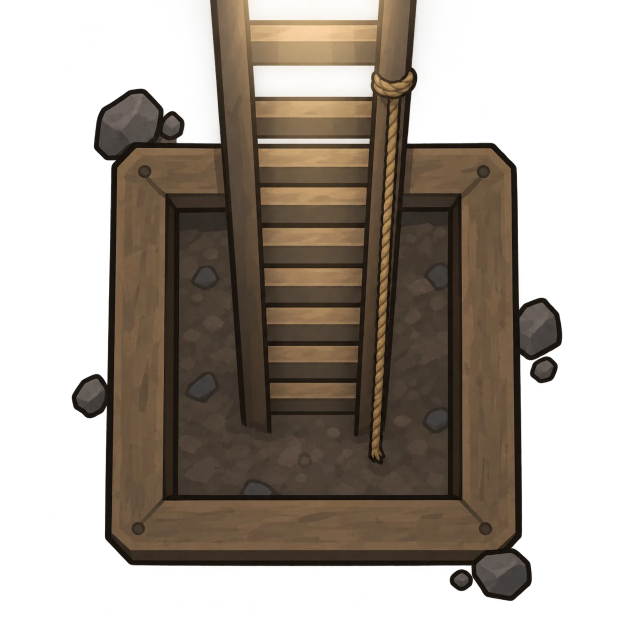
#> input picture art/MineShaftExit_gpt.webp, 1254 x 1254 px (shown at 1/2 size)
$ python make_exit.py
#> lines starting #> are read from the running program, lines starting #| are printed output that depends on the picture; after the words box and inside, x2 and y2 are one past the last pixel; in counts of white or black regions, pixels touching at a corner belong together
# 지하 출구 텍스처: 원본(MineShaftExit_gpt.webp)을 틀이 2x2를 덮도록 잘라 512px로 만들고,
# 맨 위(천장 쪽) 사다리를 알파로 부드럽게 흐린다. 게임에서는 Transparent 셰이더로 그린다.
import numpy as np
from PIL import Image

FRAME = (217, 1039, 288, 1130)
im = Image.open("MineShaftExit_gpt.webp").convert("RGBA")
#> im is the input picture: PIL image 1254x1254 RGBA; mean R, G, B, A 52.7, 43.6, 34.1, 133.8
a = np.array(im)
l, r, t, b = FRAME
cx, cy = (l + r) / 2, (t + b) / 2
ys, xs = np.where(a[:, :, 3] > 8)
half = max(cx - xs.min(), xs.max() - cx, cy - ys.min(), ys.max() - cy) + 4
#> half = 713
side = int(round(2 * half))
#> side = 1426
canvas = Image.new("RGBA", (side, side), (0, 0, 0, 0))
#> canvas: PIL image 1426x1426 RGBA; every value is 0
canvas.alpha_composite(im, (int(round(half - cx)), int(round(half - cy))))
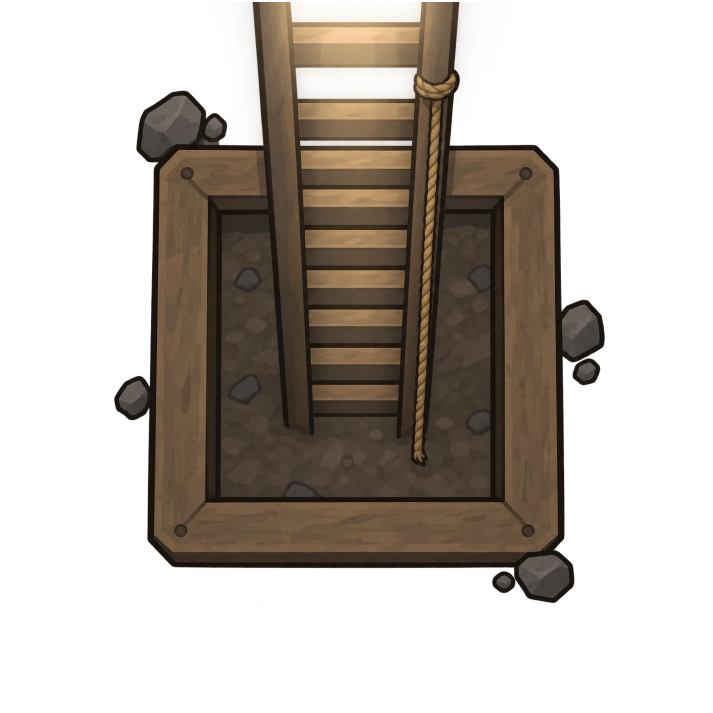
#> canvas: PIL image 1426x1426 RGBA (shown at 1/2 size); mean R, G, B, A 40.7, 33.6, 26.3, 103.5; transparent parts drawn white
out = np.array(canvas.convert("RGBa").resize((512, 512), Image.LANCZOS).convert("RGBA")).astype(float)
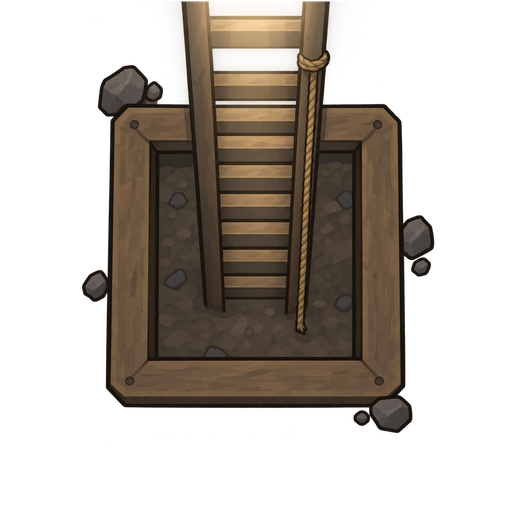
#> out: shape (512, 512, 4) float64; mean R, G, B, A 40.5, 33.4, 26.2, 103.5; transparent parts drawn white
fade = 90
ramp = np.clip(np.arange(512) / fade, 0, 1) ** 1.6
out[:, :, 3] *= ramp[:, None]
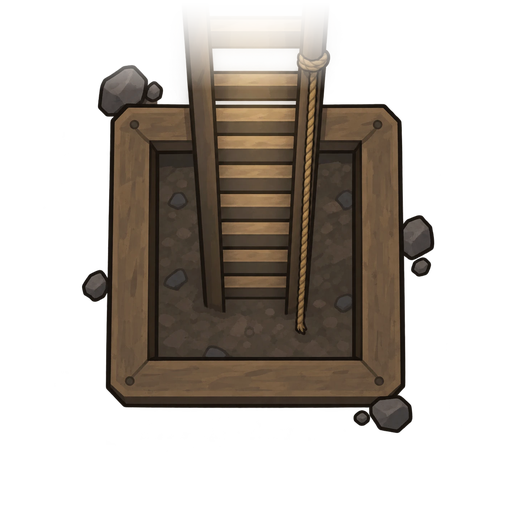
#> out: shape (512, 512, 4) float64; 7.06% of pixels changed, all inside (x1, y1, x2, y2) = (78, 1, 441, 90); transparent parts drawn white
Image.fromarray(np.clip(out, 0, 255).astype("uint8"), "RGBA").save("../YuudongDeepMining/Textures/YDM/MineShaftExit.png")
print("ok")

$ run again, with art/MineShaft_gpt.webp copied over art/MineShaftExit_gpt.webp
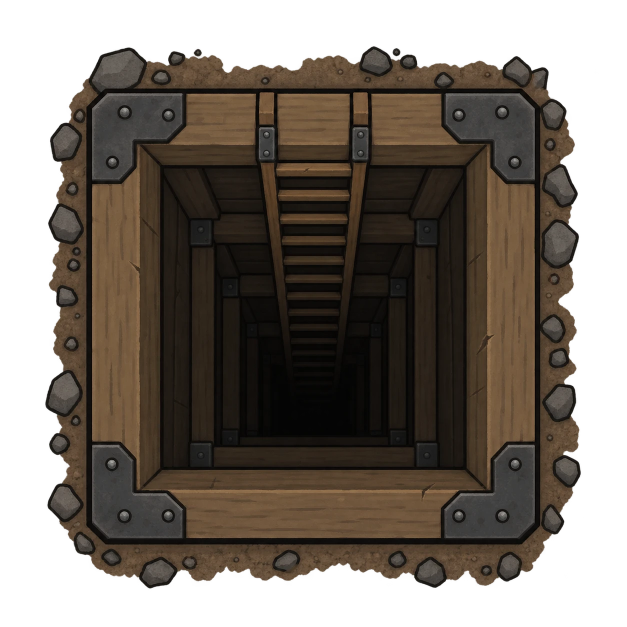
#> input picture art/MineShaft_gpt.webp, 1254 x 1254 px (shown at 1/2 size)
#> im is the input picture: PIL image 1254x1254 RGBA; mean R, G, B, A 42.7, 34.6, 26.4, 167.7
#> half = 621
#> side = 1242
#> `canvas.alpha_composite(im, (int(round(half - cx)), int(round(half - cy..`:
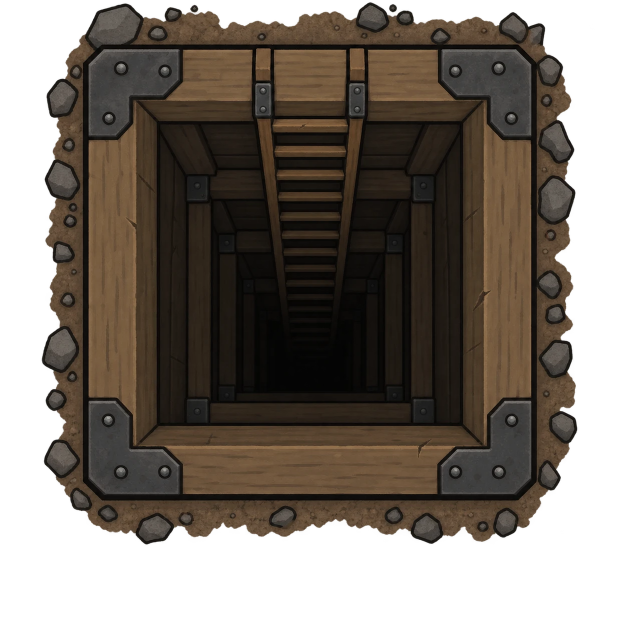
#> canvas: PIL image 1242x1242 RGBA (shown at 1/2 size); mean R, G, B, A 43.1, 34.9, 26.5, 171; transparent parts drawn white
#> `out[:, :, 3] *= ramp[:, None]`:
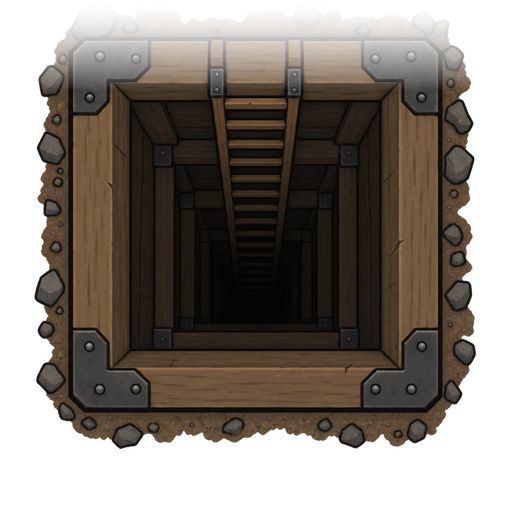
#> out: shape (512, 512, 4) float64; mean R, G, B, A 42.9, 34.7, 26.4, 154.9; transparent parts drawn white

$ run again, with art/SealedShaft_full.png saved as art/MineShaftExit_gpt.webp
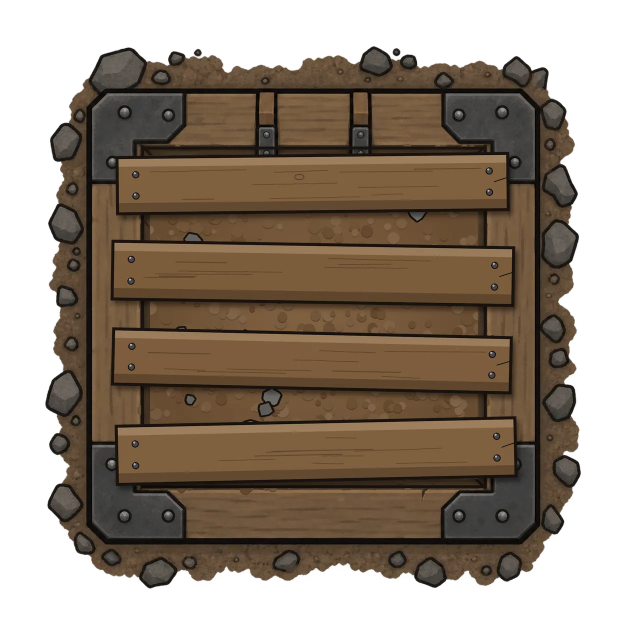
#> input picture art/SealedShaft_full.png, 1254 x 1254 px (shown at 1/2 size)
#> im is the input picture: PIL image 1254x1254 RGBA; mean R, G, B, A 64, 50.4, 36.3, 168.4
#> half = 621
#> side = 1242
#> `canvas.alpha_composite(im, (int(round(half - cx)), int(round(half - cy..`:
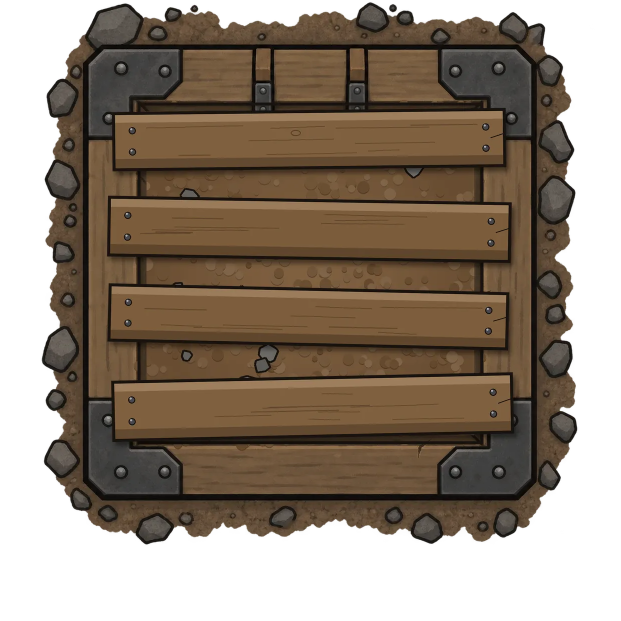
#> canvas: PIL image 1242x1242 RGBA (shown at 1/2 size); mean R, G, B, A 64.8, 50.9, 36.6, 171.7; transparent parts drawn white
#> `out[:, :, 3] *= ramp[:, None]`:
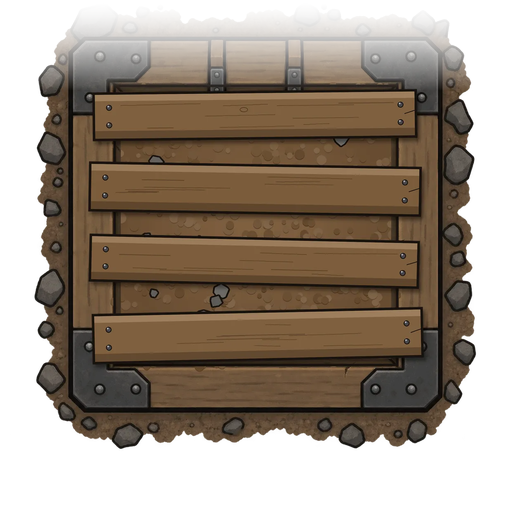
#> out: shape (512, 512, 4) float64; mean R, G, B, A 64.6, 50.7, 36.5, 155.6; transparent parts drawn white
